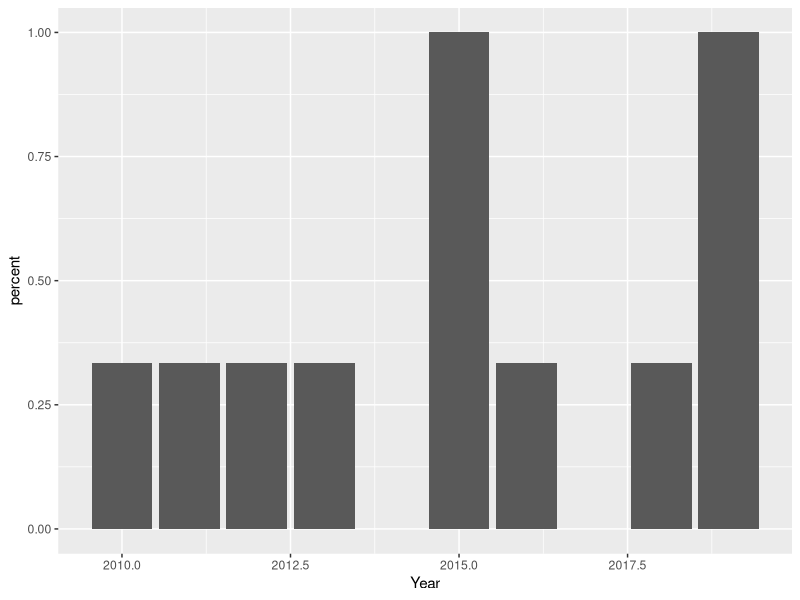

R code for this plot:
## ---- chunk 1
library(readr)
library(readxl)
library(ggplot2)
library(dplyr)
## ---- chunk 2
df <- read_xlsx('women-in-feature-writing.xlsx', sheet = 1)
## ---- chunk 3
df %>%
  group_by(Gender) %>%
  summarise(count = n()) %>%
  mutate(percent = count / sum(count))
## ---- chunk 4
df %>%
  filter(Winner == 1) %>%
  group_by(Gender) %>%
  summarise(count = n()) %>%
  mutate(percent = count / sum(count))
## ---- chunk 5
df %>%
  group_by(Gender) %>%
  summarise(count = n()) %>%
  mutate(percent = count / sum(count))
## ---- chunk 6
df %>%
  group_by(Year, Gender) %>%
  summarise(count = n()) %>%
  mutate(percent = count / sum(count)) %>%
  ungroup() %>%
  filter(Gender == 'F') %>%
  ggplot(aes(Year, percent)) +
  geom_col() 
